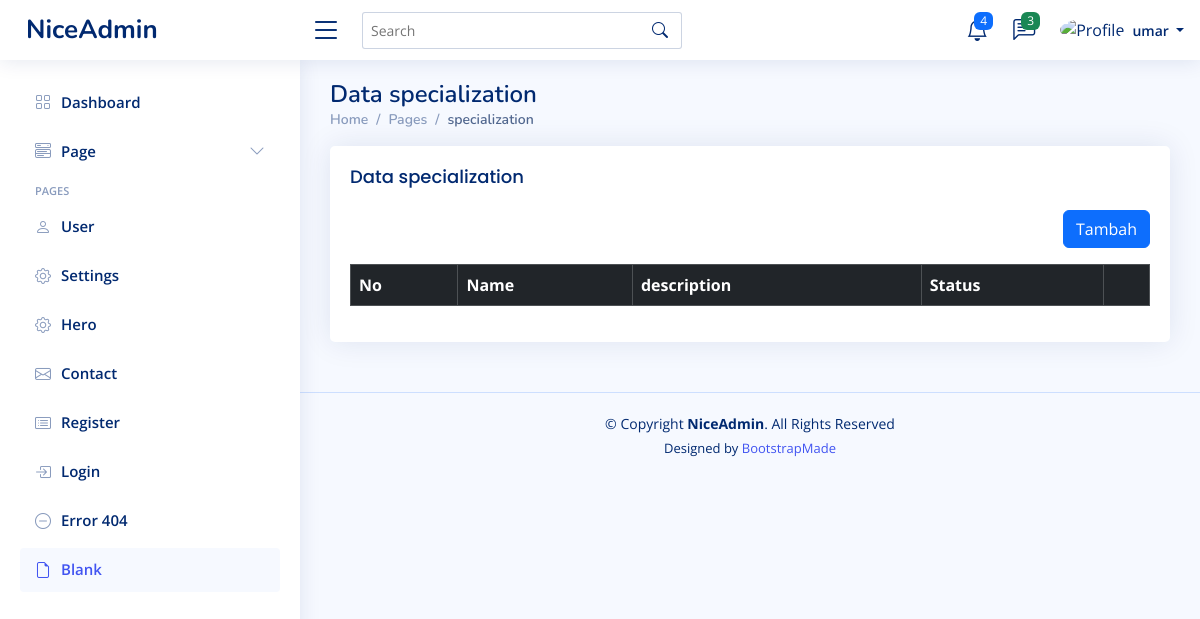
Page /admin/home.php?page=specialization (signed in) on the earlier database version.
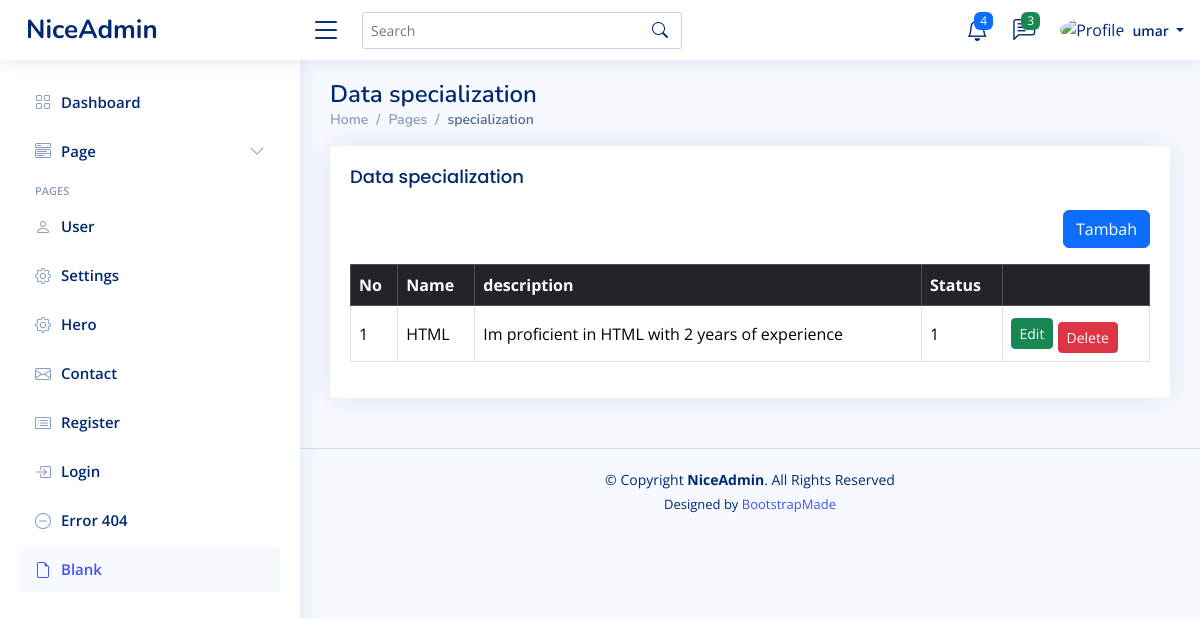
Same page on the later database version.
### tables this page shows
CREATE TABLE `specialization` (
  `id` int(11) NOT NULL,
  `name` text NOT NULL,
  `description` text NOT NULL,
  `status` tinyint(1) NOT NULL DEFAULT 1,
  `created_at` timestamp NOT NULL DEFAULT current_timestamp(),
  `updated_at` timestamp NULL DEFAULT NULL ON UPDATE current_timestamp()
);

### admin/content/specialization.php (the view)
<?php
$query = mysqli_query($koneksi, "SELECT * FROM specialization ORDER BY id ASC");
$rows = mysqli_fetch_all($query, MYSQLI_ASSOC);
?>
<div class="pagetitle">
    <h1>Data specialization</h1>
    <nav>
        <ol class="breadcrumb">
            <li class="breadcrumb-item"><a href="?page=home">Home</a></li>
            <li class="breadcrumb-item">Pages</li>
            <li class="breadcrumb-item active">specialization</li>
        </ol>
    </nav>
</div>
<section class="section">
    <div class="row">
        <div class="col-lg-12">
            <div class="card">
                <div class="card-body">
                    <h5 class="card-title">Data specialization</h5>
                    <div class="mb-3" align="right">
                        <a href="?page=tambah-specialization" class="btn btn-primary">Tambah</a>
                    </div>
                    <table class="table table-bordered align-middle table-hover">
                        <thead class="align-middle table-dark">
                            <tr>
                                <th>No</th>
                                <th>Name</th>
                                <th>description</th>
                                <th>Status</th>
                                <th></th>
                            </tr>
                        </thead>
                        <tbody>
                            <?php
                            foreach ($rows as $key => $row):
                            ?>
                                <tr>
                                    <td><?php echo $key += 1 ?></td>
                                    <td><?php echo $row['name'] ?></td>
                                    <td><?php echo $row['description'] ?></td>
                                    <td><?php echo $row['status'] ?></td>
                                    <td>
                                        <a href="?page=tambah-specialization&edit=<?php echo $row['id'] ?>"
                                            class="btn btn-sm btn-success mx-auto">
                                            Edit
                                        </a>
                                        <a onclick="return confirm('apakah anda yakin akan menghapus data ini?')"
                                            href="?page=tambah-specialization&delete=<?php echo $row['id'] ?>"
                                            class="btn btn-sm btn-danger mx-auto mt-2">
                                            Delete
                                        </a>
                                    </td>
                                </tr>
                            <?php endforeach ?>
                        </tbody>
                    </table>
                </div>
            </div>
        </div>
    </div>
</section>

Differences in the rows shown:
added specialization: key "1", name "HTML", description "Im proficient in HTML with 2 years of experience", status "1"
